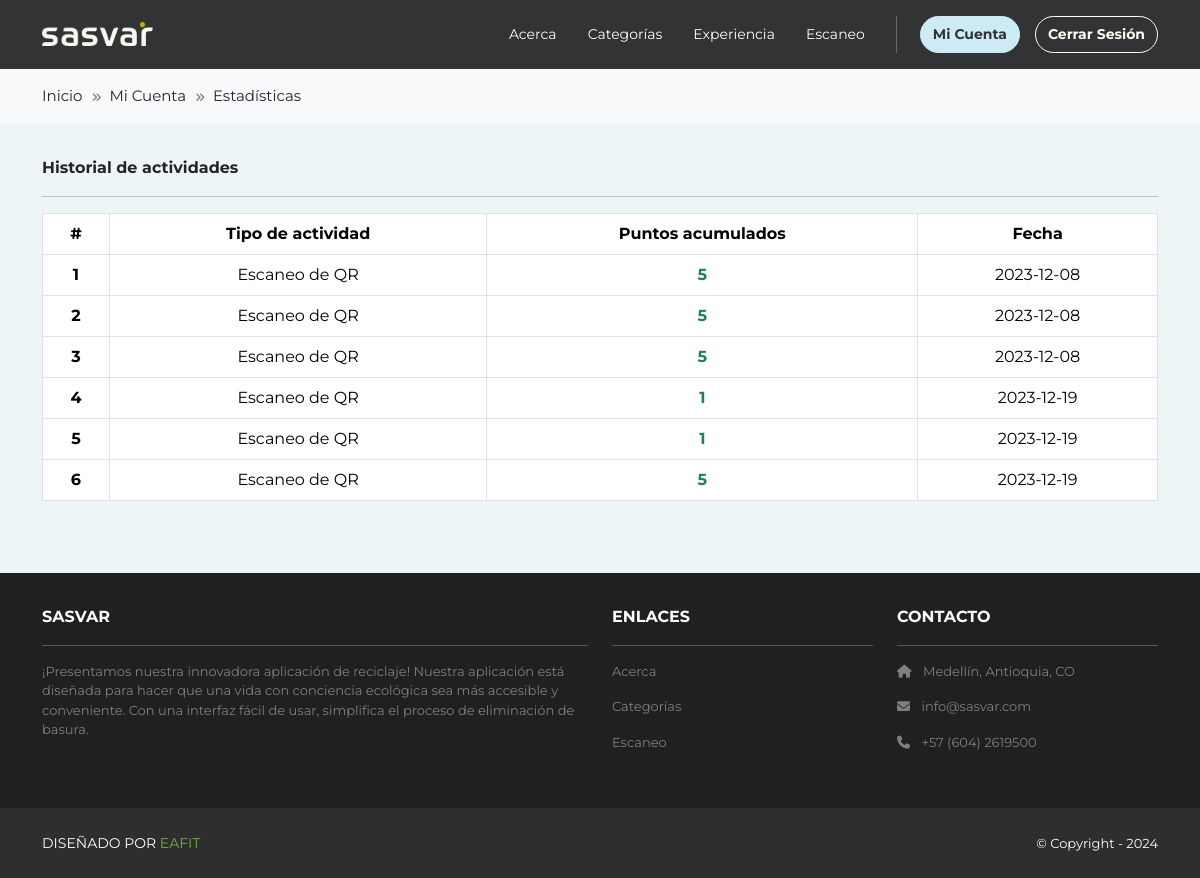
The app's page /mi-cuenta/estadisticas (signed in) with its own data.
### accounts/models.py (models this page shows, shortened)
class UserHistory(models.Model):
    created_at = models.DateTimeField(auto_now_add=True)
    type_of_activity = models.CharField(max_length=50, choices=[('QR_SCAN', 'QR Scan')])
    accumulated_points = models.IntegerField(default=0)
    user = models.ForeignKey(User, on_delete=models.CASCADE)

### accounts/views.py (the view)
# urls.py: path('estadisticas', views.stats, name='accounts.stats'),
@login_required
def stats(request):
    viewData = {}
    viewData["title"] = "Mis estadísticas"
    viewData["breadcrumbItems"] = [
        {"name": "Inicio", "route": "home.index"},
        {"name": "Mi Cuenta", "route": "accounts.index"},
        {"name": "Estadísticas", "route": "accounts.stats"},
    ]
    viewData["user_history_entries"] = UserHistory.objects.filter(user=request.user)
    return render(request, 'accounts/stats.html', {"viewData": viewData})

### accounts/templates/accounts/stats.html
{% extends 'base.html' %}
{% block content %}
<div class="p-3">
  <div class="container mb-3">
    <div class="row mt-3">
      <div class="mx-auto mb-4">
        <b>Historial de actividades</b>
        <hr />
        <table class="table table-bordered table-center">
          <thead>
            <tr>
              <th scope="col">#</th>
              <th scope="col">Tipo de actividad</th>
              <th scope="col">Puntos acumulados</th>
              <th scope="col">Fecha</th>
            </tr>
          </thead>
          <tbody>
            {% for entry in viewData.user_history_entries %}
            <tr>
              <th scope="row">{{ forloop.counter }}</th>
              <td>Escaneo de QR</td>
              <td><span class="fw-bold text-success">{{ entry.accumulated_points }}</span></td>
              <td>{{ entry.created_at|date:"Y-m-d" }}</td>
            </tr>
            {% endfor %}
          </tbody>
        </table>
      </div>
    </div>
  </div>
</div>
{% endblock content %}

### recycling/static/css/style.css (style rules this page uses)
body { font-family: 'Montserrat'; background-color: #FFF; }
.table-center th, .table-center td { text-align: center; vertical-align: middle !important; }

### records on screen
UserHistory: accumulated_points "5", created_at "2023-12-08"
UserHistory: accumulated_points "5", created_at "2023-12-08"
UserHistory: accumulated_points "5", created_at "2023-12-08"
UserHistory: accumulated_points "1", created_at "2023-12-19"
UserHistory: accumulated_points "1", created_at "2023-12-19"
UserHistory: accumulated_points "5", created_at "2023-12-19"

### other values on screen
{{ item.name }} "Inicio"
{{ item.name }} "Mi Cuenta"
{{ item.name }} "Estadísticas"
